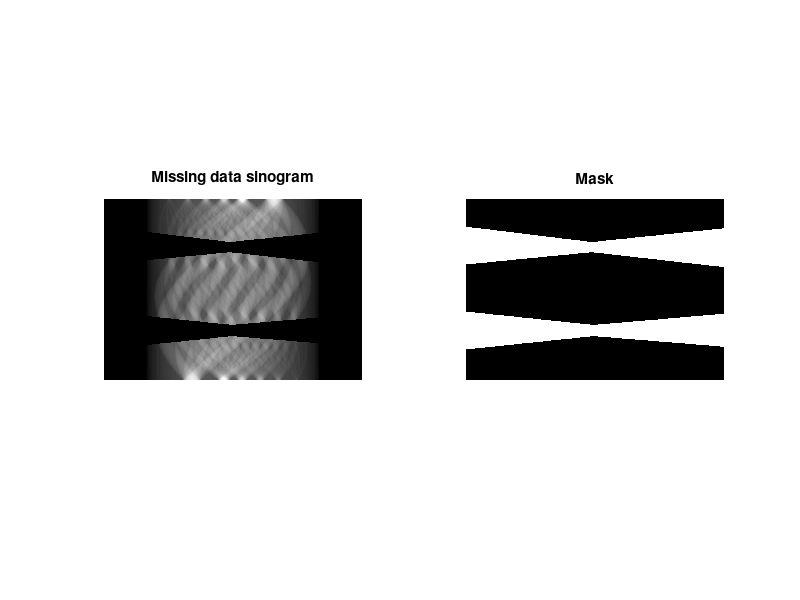

This figure's MATLAB source: (Note: this script raises an error after producing the figure.)
% Image (2D) inpainting demo using CCPi-RGL
clear; close all

fsep = '/';

Path1 = sprintf(['..' fsep '..' fsep 'src' fsep 'Matlab' fsep 'mex_compile' fsep 'installed'], 1i);
Path2 = sprintf(['..' fsep 'data' fsep], 1i);
Path3 = sprintf(['..' fsep '..' fsep 'src' fsep 'Matlab' fsep 'supp'], 1i);
addpath(Path1);
addpath(Path2);
addpath(Path3);

load('SinoInpaint.mat');
Sinogram = Sinogram./max(Sinogram(:));
Sino_mask = Sinogram.*(1-single(Mask));
figure; 
subplot(1,2,1); imshow(Sino_mask, [0 1]); title('Missing data sinogram');
subplot(1,2,2); imshow(Mask, [0 1]); title('Mask');
%%
fprintf('Inpaint using Linear-Diffusion model (CPU) \n');
iter_diff = 5000; % number of diffusion iterations
lambda_regDiff = 6000; % regularisation for the diffusivity 
sigmaPar = 0.0; % edge-preserving parameter
tau_param = 0.000075; % time-marching constant 
tic; u_diff = NonlDiff_Inp(single(Sino_mask), Mask, lambda_regDiff, sigmaPar, iter_diff, tau_param); toc; 
figure; imshow(u_diff, [0 1]); title('Linear-Diffusion inpainted sinogram (CPU)');
%%
fprintf('Inpaint using Nonlinear-Diffusion model (CPU) \n');
iter_diff = 1500; % number of diffusion iterations
lambda_regDiff = 80; % regularisation for the diffusivity 
sigmaPar = 0.00009; % edge-preserving parameter
tau_param = 0.000008; % time-marching constant 
tic; u_diff = NonlDiff_Inp(single(Sino_mask), Mask, lambda_regDiff, sigmaPar, iter_diff, tau_param, 'Huber'); toc; 
figure; imshow(u_diff, [0 1]); title('Non-Linear Diffusion inpainted sinogram (CPU)');
%%
fprintf('Inpaint using Nonlocal Vertical Marching model (CPU) \n');
Increment = 1; % linear increment for the searching window
tic; [u_nom,maskupd] = NonlocalMarching_Inpaint(single(Sino_mask), Mask, Increment); toc;
figure; imshow(u_nom, [0 1]); title('NVM inpainted sinogram (CPU)');
%%